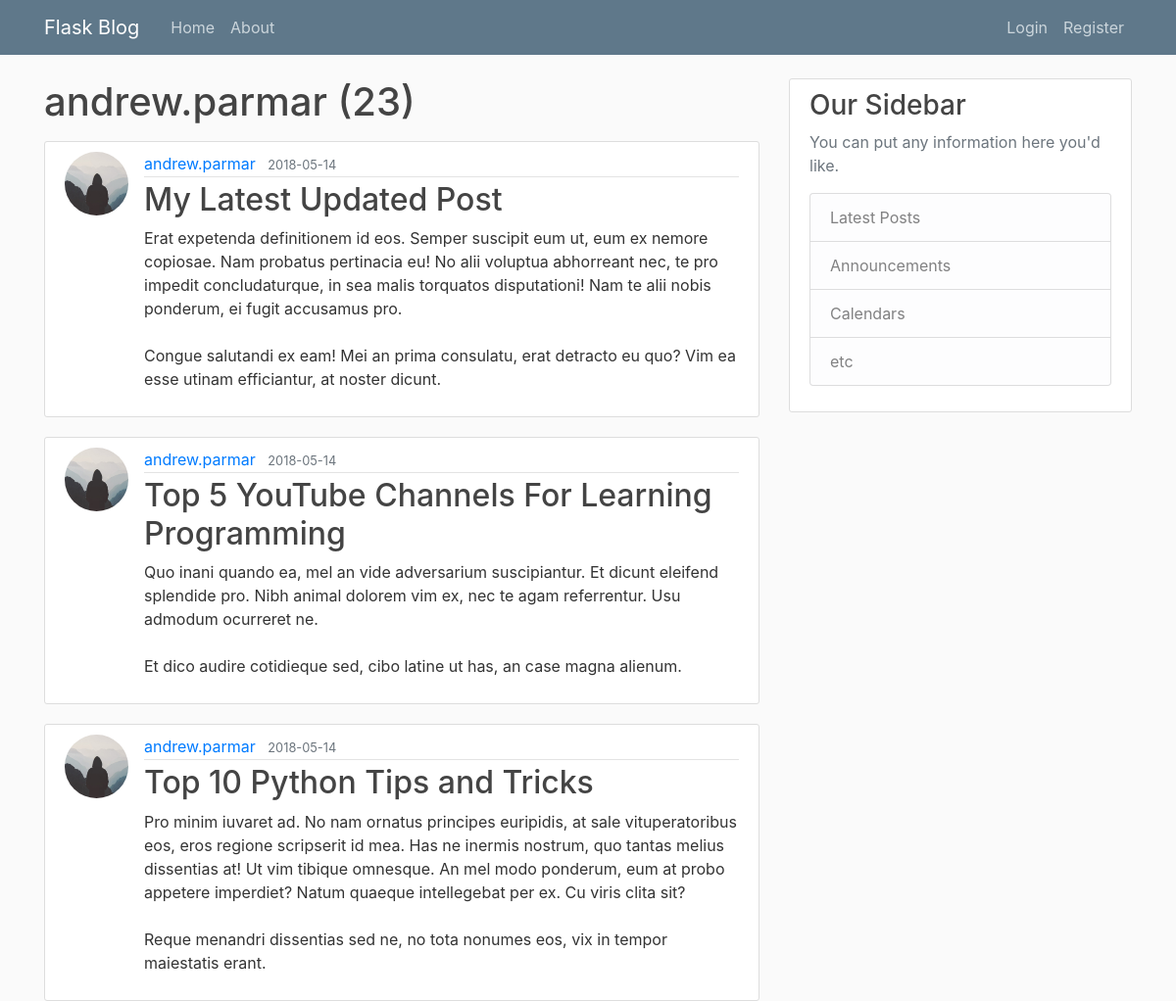
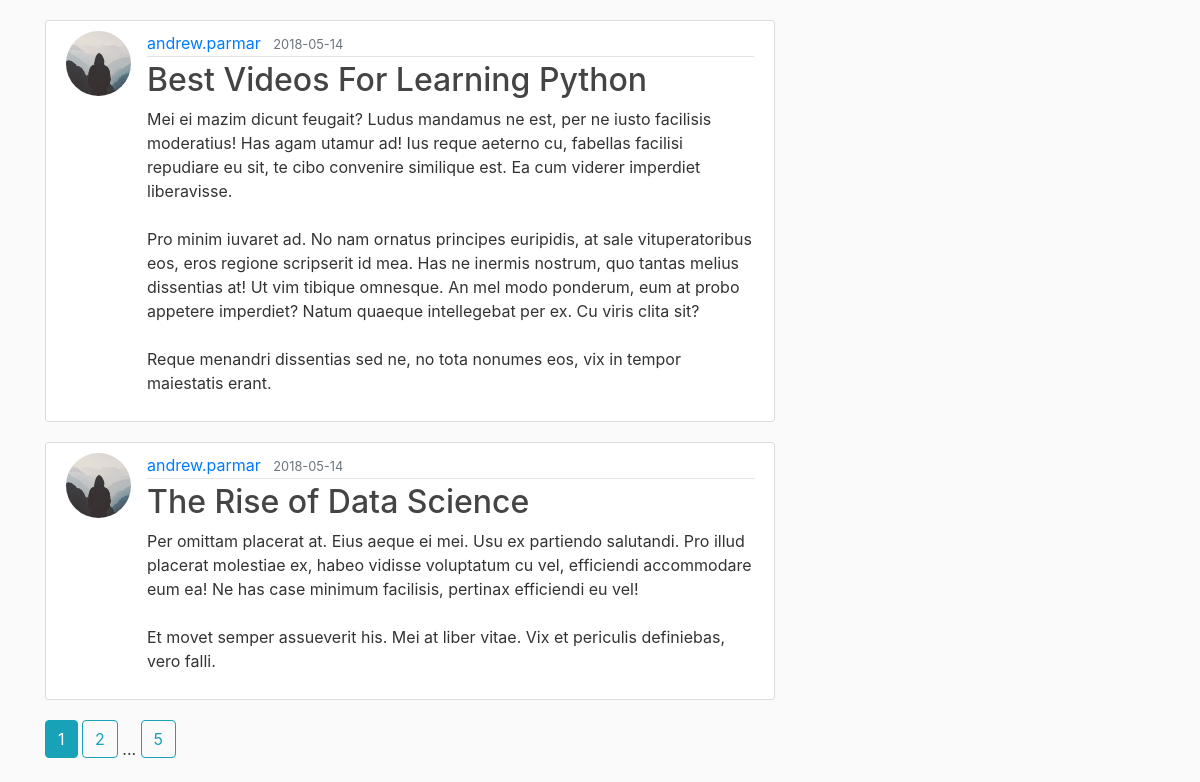
Before: /user/andrew.parmar with the older database file (2 pictures, top to bottom).
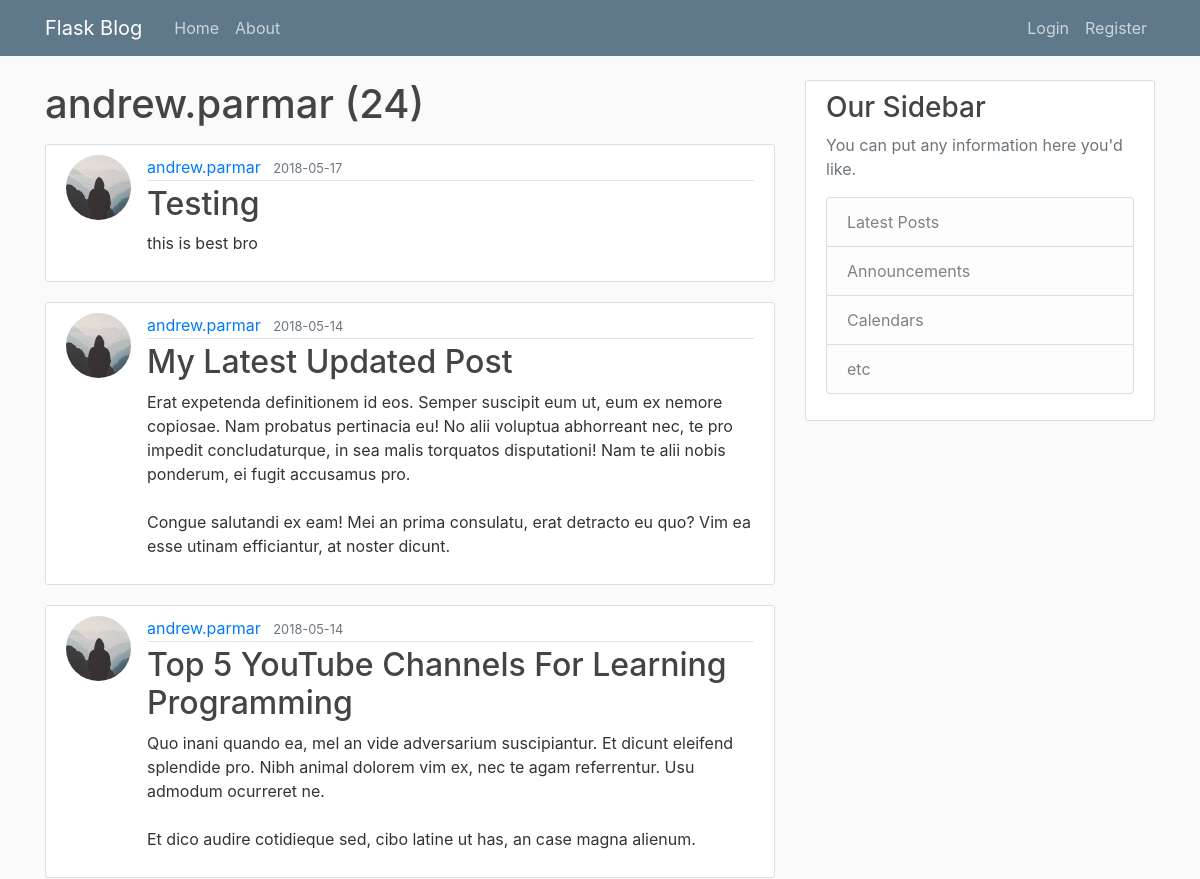
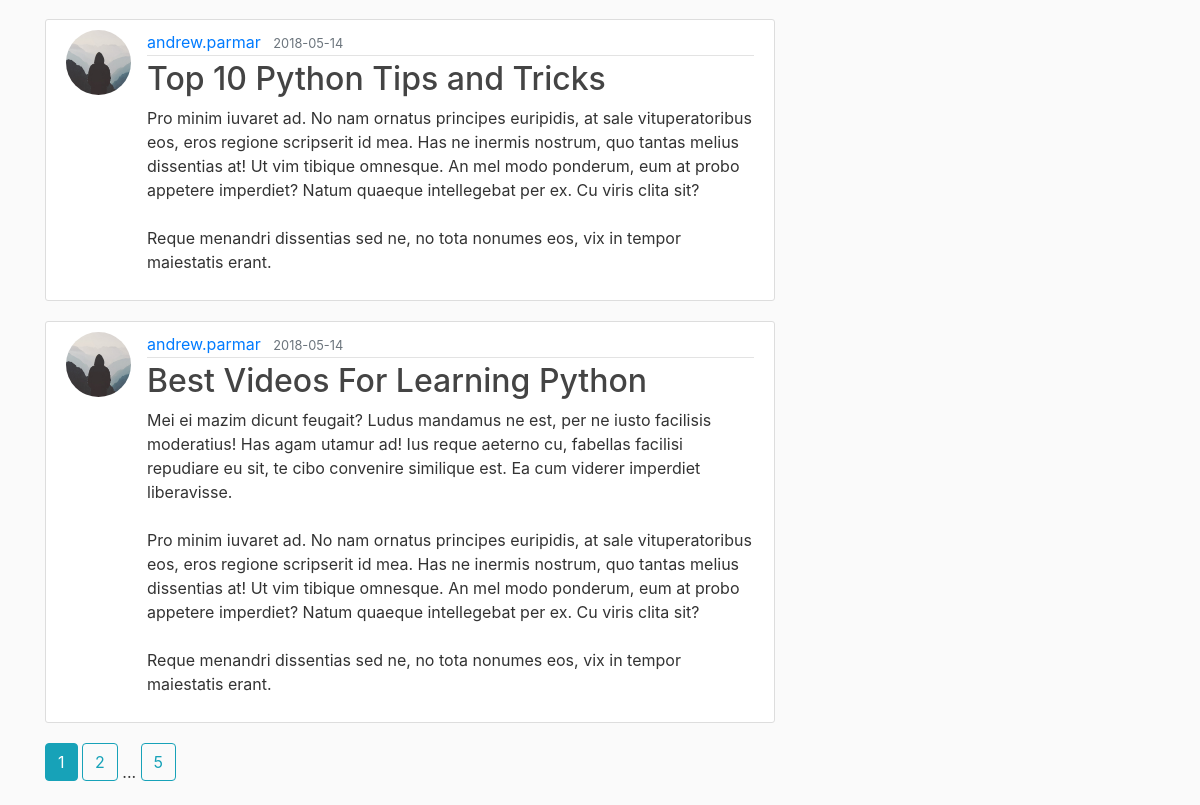
After: the same page with the newer database file (2 pictures, top to bottom).
### flaskblog/models.py (models this page shows, shortened)
class Post(db.Model):
	id = db.Column(db.Integer, primary_key=True)
	title = db.Column(db.String(100), nullable=False)
	date_posted = db.Column(db.DateTime, nullable=False, default=datetime.utcnow)
	content = db.Column(db.Text, nullable=False)
	user_id = db.Column(db.Integer, db.ForeignKey('user.id'), nullable=False)

class User(db.Model, UserMixin):
	id = db.Column(db.Integer, primary_key=True)
	username = db.Column(db.String(20), unique=True, nullable=False)
	email = db.Column(db.String(120), unique=True, nullable=False)
	image_file = db.Column(db.String(20), nullable=False, default='default.jpg')
	password = db.Column(db.String(60), nullable=False)
	posts = db.relationship('Post', backref='author', lazy=True)

### flaskblog/users/routes.py (the view)
@users.route('/user/<string:username>')
def user_post(username):
	page = request.args.get('page', 1, type=int)
	user = User.query.filter_by(username=username).first_or_404()
	posts = Post.query.filter_by(author=user)\
			.order_by(Post.date_posted.desc())\
			.paginate(page=page, per_page=5)
	return render_template('user_posts.html', posts=posts, user=user)

### flaskblog/templates/user_posts.html
{% extends "layout.html" %}
{% block content %}
	<h1 class="mb-3">{{ user.username }} ({{ posts.total }})</h1>
	{% for post in posts.items %}
		<article class="media content-section">
		  <img class="rounded-circle article-img" src="{{ url_for('static', filename='profile_pics/{}'.format(post.author.image_file)) }}">
		  <div class="media-body">
		    <div class="article-metadata">
		      <a class="mr-2" href="{{ url_for('users.user_post', username=post.author.username) }}">{{ post.author.username }}</a>
		      <small class="text-muted">{{ post.date_posted.strftime('%Y-%m-%d') }}</small>
		    </div>
		    <h2><a class="article-title" href="{{ url_for('posts.post', post_id=post.id) }}">{{ post.title }}</a></h2>
		    <p class="article-content">{{ post.content }}</p>
		  </div>
		</article>
	{% endfor %}
	{% for page_num in posts.iter_pages(left_edge=1, right_edge=1, left_current=1, right_current=2) %}
		{% if page_num %}
			{% if posts.page == page_num %}
				<a class="btn btn-info mb-4" href="{{ url_for('users.user_post', username=user.username, page=page_num) }}">{{ page_num }}</a>
			{% else %}
				<a class="btn btn-outline-info mb-4" href="{{ url_for('users.user_post', username=user.username,  page=page_num) }}">{{ page_num }}</a>
			{% endif %}
		{% else %}
			...
		{% endif %}
	{% endfor %}
{% endblock content %}

Changed rows visible on the page:
no longer on this page (row unchanged): Post: image_file (placeholder picture), author.username "andrew.parmar", date_posted "2018-05-14", title "The Rise of Data Science", content "Per omittam placerat at. Eius aeque ei mei. Usu ex partiendo salutandi. Pro illud placerat molestiae ex, habeo vidisse voluptatum cu vel, efficiendi accommodare eum ea! Ne has case minimum facilisis, pertinax efficiendi eu vel! Et movet semper assueverit his. Mei at liber vitae. Vix et periculis definiebas, vero falli."
added Post: image_file (placeholder picture), author.username "andrew.parmar", date_posted "2018-05-17", title "Testing", content "this is best bro"
Other visible differences:
{{ posts.total }}: "23" → "24"
